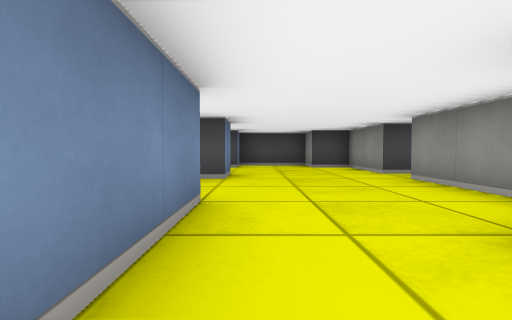
[1] (above)

21 first-person views from a walk through a cub3D ray-caster map. The camera is about half as high as the walls, tilts 2° down and sees 85° across. The floor is counted in squares. Each view is taken from the middle of a square. On the plan, view 1 faces up. The plan holds only what a view shows up to about 9 squares ahead; the rest is blank.

[2]
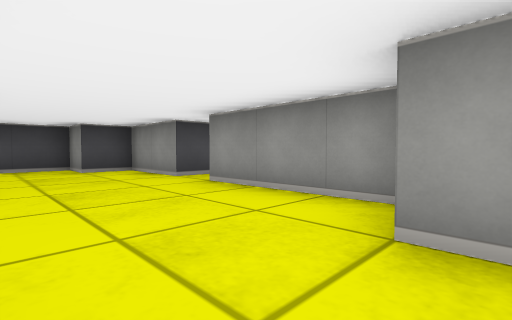

[3]
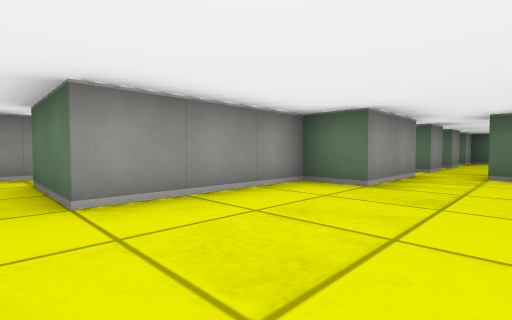

[4]
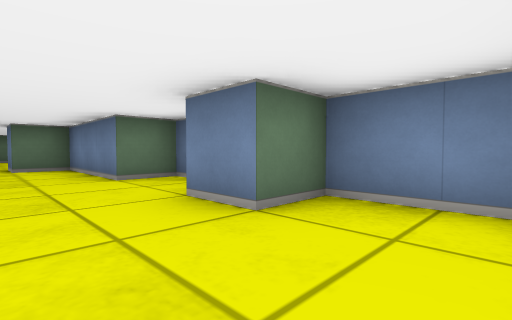

[5]
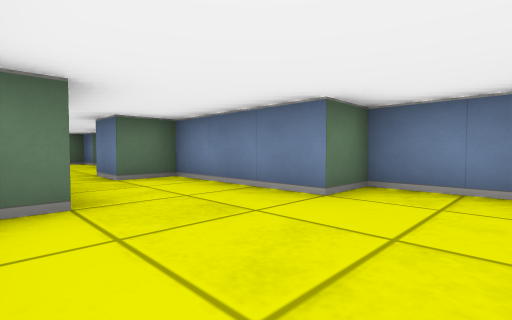

[6]
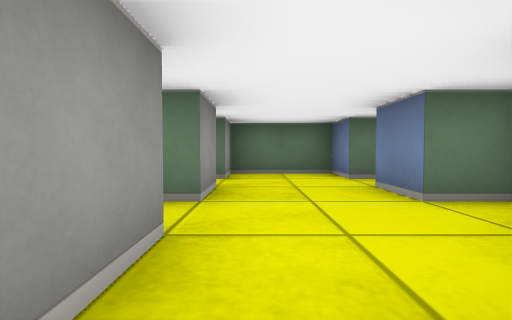

[7]
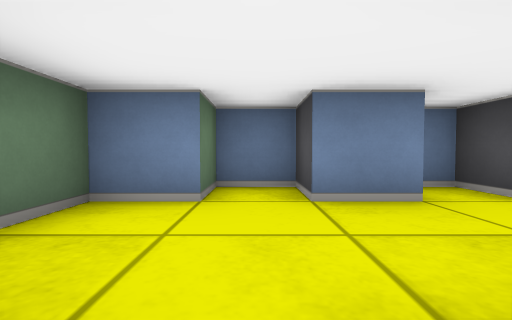

[8]
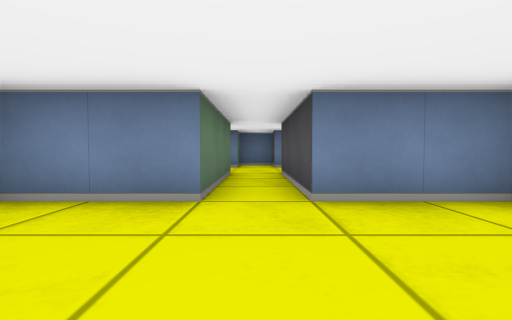

[9]
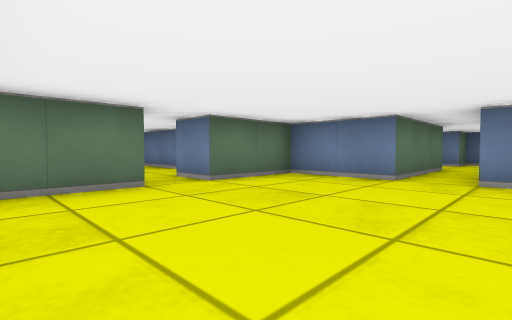

[10]
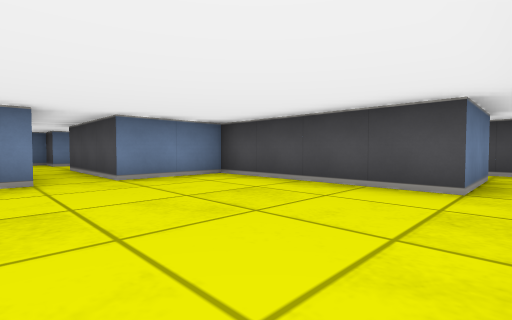

[11]
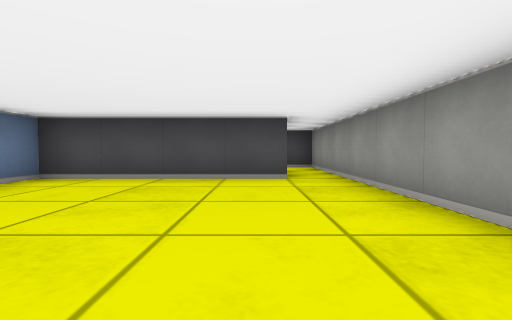

[12]
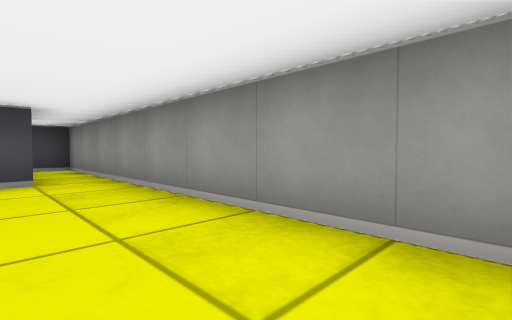

[13]
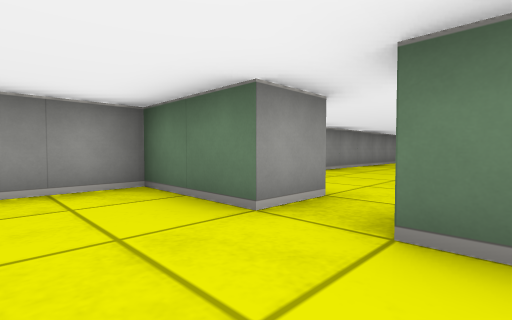

[14]
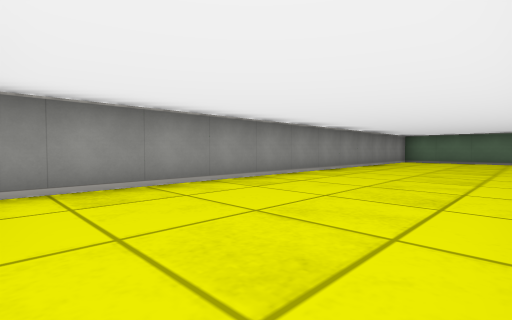

[15]
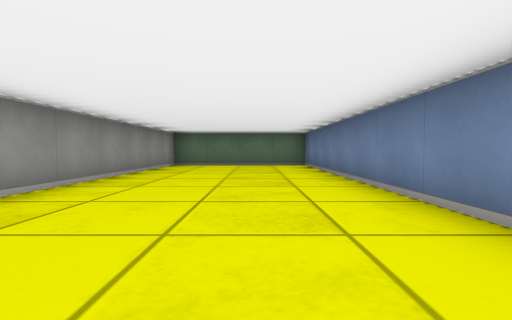

[16]
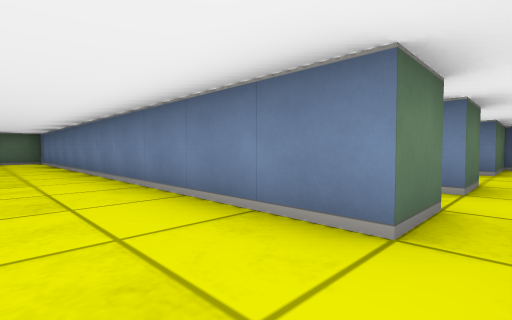

[17]
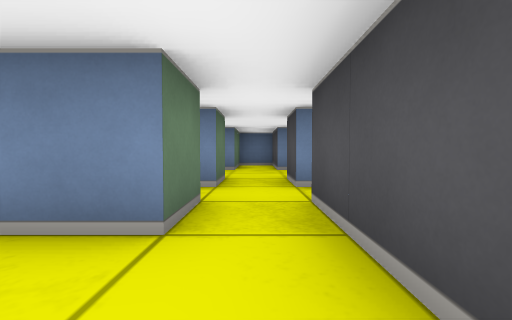

[18]
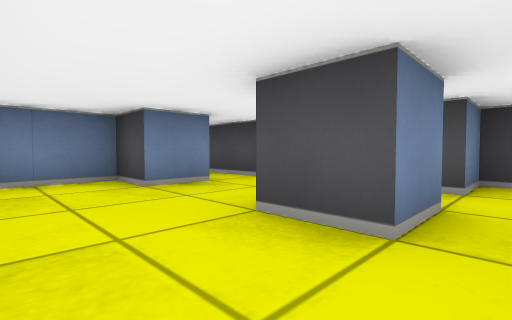

[19]
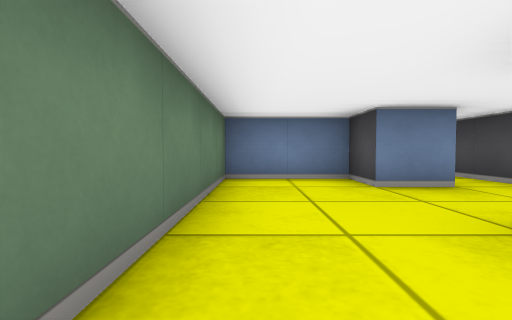

[20]
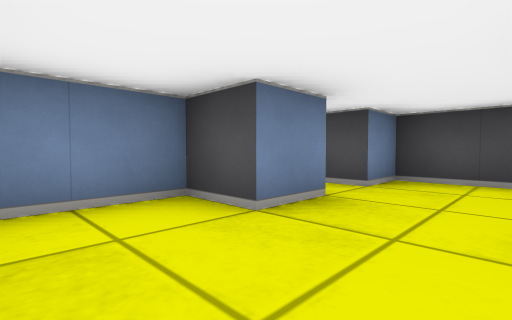

[21]
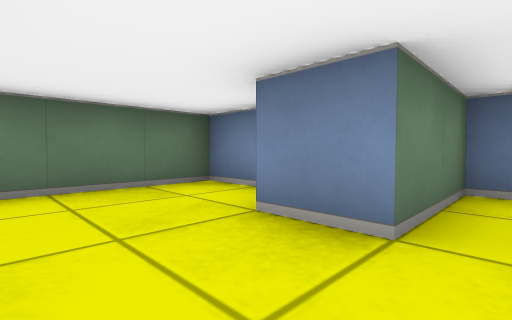

### Floor plan
Ten units are one square. View 1 is at (0, 0); x grows to the right and y downward. Boxes are objects, and circles mark ways between rooms. Rooms are numbered by the first view taken in them; rooms with no view inside come last. Other rooms are left out.
<svg viewBox="-20 -90 120 300">
<path fill="none" stroke="#000" d="M25 -55 25 -75 15 -75 15 -85 -5 -85 -5 -78M-15 -39 -15 -25 -5 -25 -5 5 5 5M-15 -70 -15 -55 -5 -55 -5 -45 -10 -45M15 5 15 -15 25 -15 25 -45M15 26 15 15 19 15M15 45 15 35 19 35M-6 25 -15 25 -15 30M-14 35 -5 35 -5 45M5 5 5 15M75 75 95 75 95 25M85 25 45 25 45 45 15 45M15 55 45 55 45 75 65 75M44 95 55 95 55 205 95 205 95 91M75 85 75 75M65 75 65 85 45 85M25 95 35 95 35 105 25 105M35 85 25 85M19 75 5 75 5 85 -12 85M-15 84 -15 95 5 95 5 105 -5 105 -5 125 35 125M-5 45 -15 45 -15 55 -5 55 -5 65 15 65 15 55"/>
<circle cx="10" cy="10" r="3" fill="#2a7"/>
<circle cx="5" cy="40" r="3" fill="#2a7"/>
<circle cx="70" cy="80" r="3" fill="#2a7"/>
<circle cx="20" cy="50" r="3" fill="#2a7"/>
<circle cx="50" cy="90" r="3" fill="#2a7"/>
<text x="10" y="-40">1</text>
<text x="10" y="30">2</text>
<text x="70" y="50">3</text>
<text x="70" y="140">4</text>
<text x="20" y="100">5</text>
<text x="0" y="50">6</text>
</svg>
Room 1 opens to room 2. Room 2 opens to room 6. Room 3 opens to room 4. Room 3 opens to room 6. Room 4 opens to room 5.

Where each view was taken, in squares from view 1:
view 1: 0 up, 0 right, facing up
view 2: 1 up, 0 right, facing up-right
view 3: 5 up, 0 right, facing down-right
view 4: 7 up, 1 right, facing down-left
view 5: 4 up, 2 right, facing down-left
view 6: 1 down, 1 right, facing down
view 7: 5 down, 2 right, facing left
view 8: 5 down, 7 right, facing left
view 9: 4 down, 9 right, facing down-left
view 10: 6 down, 9 right, facing up-left
view 11: 7 down, 8 right, facing up
view 12: 7 down, 8 right, facing up-right
view 13: 6 down, 6 right, facing down-right
view 14: 9 down, 6 right, facing down-right
view 15: 12 down, 7 right, facing down
view 16: 9 down, 7 right, facing down-left
view 17: 9 down, 7 right, facing left
view 18: 12 down, 4 right, facing up-left
view 19: 12 down, 4 right, facing left
view 20: 12 down, 2 right, facing up-left
view 21: 9 down, 2 right, facing down-left
